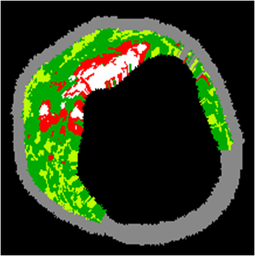
#> input picture 1.bmp, 255 x 256 px, shrunk from 400 x 401 before the run
$ python knkm.py
#> lines starting #> are read from the running program, lines starting #| are printed output that depends on the picture
from turtle import color
import cv2
import numpy as np
import matplotlib.pyplot as plt
from sklearn.decomposition import PCA
from sklearn.model_selection import train_test_split
from sklearn.metrics import accuracy_score
from matplotlib.widgets import TextBox

####### Importing the image #######
img = cv2.imread('1.bmp')
#> img is the input picture: shape (256, 255, 3); mean B, G, R 29.2, 59.3, 44.6
img = cv2.cvtColor(img, cv2.COLOR_BGR2RGB)
im = img.reshape((-1, 3))
im = np.float32(im)

n_clusers = 7
sub = n_clusers // 4  # for arranging the clusters in the figure

#### KMeans ####
_, labels, center = cv2.kmeans(im, n_clusers, None, criteria=(cv2.TERM_CRITERIA_EPS | cv2.TERM_CRITERIA_COUNT, 10, 1.0), attempts=10, flags=cv2.KMEANS_PP_CENTERS)
#> center = [[0.433, 0.548, 0.355], [140.3, 139.4, 137.7], [10.54, 171.4, 1.43], [241, 16.75, 9.64], [167.5, 240.2, 3.43], [251.8, 241.3, 240.5], [80.01, 85.18, 48.84]]

#### KNN ####
(trainX, testX, trainY, testY) = train_test_split(im, labels, test_size=0.75)
#> trainY = 16320 values, max 6 at index 27, min 0 at index 0, mean 0.879

knn = cv2.ml.KNearest_create()
knn.train(trainX, cv2.ml.ROW_SAMPLE, np.ravel(trainY,order='C'))
ret, results,neighbours,dist = knn.findNearest(im, k=n_clusers)
#> ret = 5

score = 100.00 * accuracy_score(labels, results)
#> score = 99.88
print("Accuracy: {:.2f}%".format(score))
#| Accuracy: 99.88%

### PCA ####
pca = PCA(3)
im = pca.fit_transform(im)

im = im.reshape(img.shape) # reshape the image to the original shape
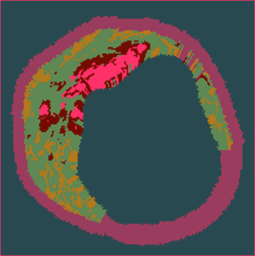
#> im: shape (256, 255, 3) float32; mean R, G, B 0, 0, 0; drawn with min black and max white

fig = plt.figure()
fig.canvas.set_window_title('Image Segmentation K-Means and KNN - Mohammed K Jumaah')
plt.subplot(sub+1,4,1)
plt.imshow(img)
plt.title('Original Image', color='b')
plt.axis('off')
for i in range(n_clusers):
    mask = np.zeros(im.shape)
    for j in range(im.shape[0]):
        for k in range(im.shape[1]):
            if results[j * im.shape[1] + k] == i:
                mask[j, k] = im[j, k]
    plt.subplot(sub+1, 4, i + 2)
    plt.imshow(mask)
    plt.title('Cluster_' + str(i+1))
    plt.axis('off')
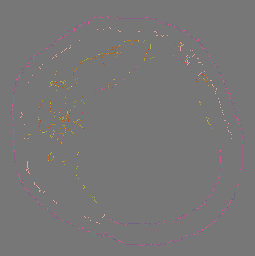
#> mask: shape (256, 255, 3) float64; mean R, G, B 1, -0.1, -0.1; drawn with min black and max white
plt.figtext(0.5, 0.05, 'Accuracy: {:.2f}%'.format(score), ha='center', fontsize=13, fontweight='bold', color='b')
fm = plt.get_current_fig_manager()
fm.window.showMaximized()
plt.show()
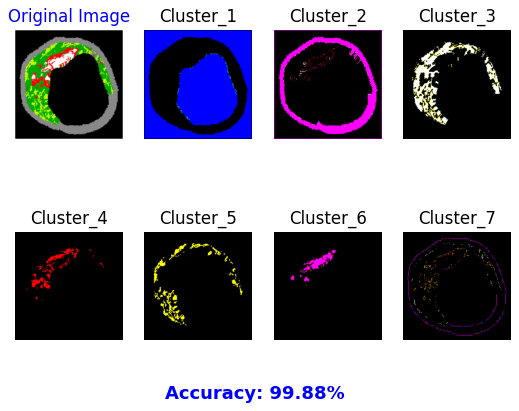
#> figure drawn by matplotlib, 8 panels

$ run again, with 275607724_4990630254331618_819786942736628226_n.png saved as 1.bmp
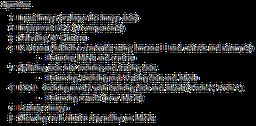
#> input picture 275607724_4990630254331618_819786942736628226_n.png, 256 x 126 px, shrunk from 998 x 490 before the run
#> img is the input picture: shape (126, 256, 3); mean B, G, R 35.1, 35.2, 34.9
#> center = [[0.741, 0.412, 0.609], [78.14, 72.84, 70.83], [241.1, 242.4, 223.7], [133, 126.1, 120.4], [110.1, 183.9, 214.8], [206.5, 123.1, 20.99], [40.09, 82.45, 148.7]]
#> trainY = 8064 values, max 6 at index 0, min 0 at index 1, mean 0.788
#> ret = 0
#> score = 99.3
#| Accuracy: 99.30%
#> `im = im.reshape(img.shape)`:
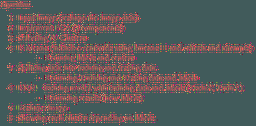
#> im: shape (126, 256, 3) float32; mean R, G, B 0, 0, 0; drawn with min black and max white
#> after the loop `for i in range(n_clusers):`:
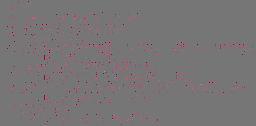
#> mask: shape (126, 256, 3) float64; mean R, G, B 2.8, -2.2, -0.3; drawn with min black and max white

$ run again, with KMeans_KNN.png saved as 1.bmp
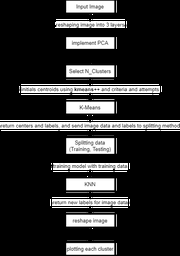
#> input picture KMeans_KNN.png, 180 x 256 px, shrunk from 446 x 634 before the run
#> img is the input picture: shape (256, 180, 3); min 0, max 255, mean 48.7
#> center = [[0.0868, 0.0868, 0.0868], [220.6, 220.6, 220.6], [140.4, 140.4, 140.4], [253.8, 253.8, 253.8], [166.6, 166.6, 166.6], [82.72, 82.72, 82.72], [194.3, 194.3, 194.3]]
#> trainY = 11520 values, max 6 at index 24, min 0 at index 0, mean 0.701
#> ret = 0
#> score = 99.98
#| Accuracy: 99.98%
#> `im = im.reshape(img.shape)`:
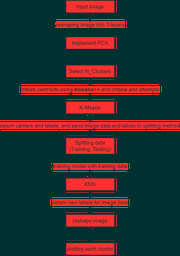
#> im: shape (256, 180, 3) float32; mean R, G, B 0, 0, 0; drawn with min black and max white
#> after the loop `for i in range(n_clusers):`:
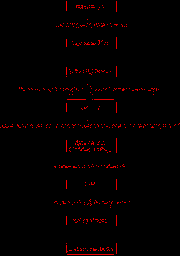
#> mask: shape (256, 180, 3) float64; mean R, G, B 5.2, 0, 0; drawn with min black and max white
